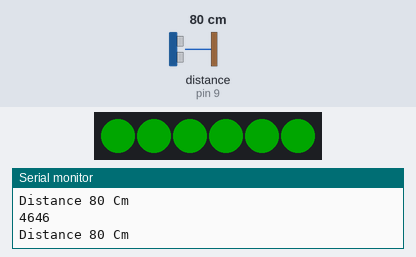
This sketch was run on a simulated Arduino Uno, built with avr-gcc and run on an emulated ATmega328P. Shown: 6 RGB LEDs in strip order, left to right, the last lines printed to the serial monitor. Wiring (inferred from the names in the program): ultrasonic range finder: trigger pin 8; echo pin 9. The test bench sets the inputs (shaded band); at power-on: distance to the obstacle (sensor on pin 9) 80 cm. The echo pulse lasts 58.3 µs per cm; dim RGB values are drawn brighter than linear.

Above: at 1.5 s.
1.6 s: distance to the obstacle (sensor on pin 9) set to 2 cm
At 3.7 s:
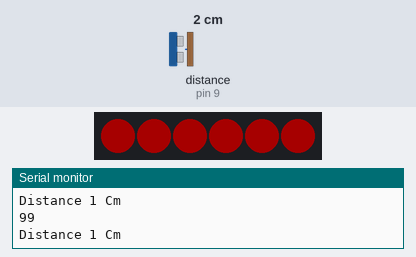
4.0 s: distance to the obstacle (sensor on pin 9) set to 60 cm
At 4.29 s:
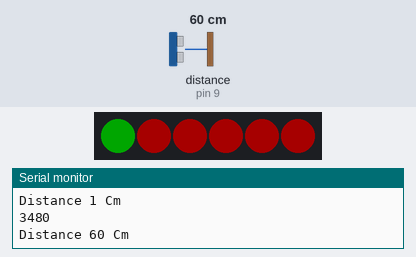
5.8 s: distance to the obstacle (sensor on pin 9) set to 4 cm
At 6.41 s:
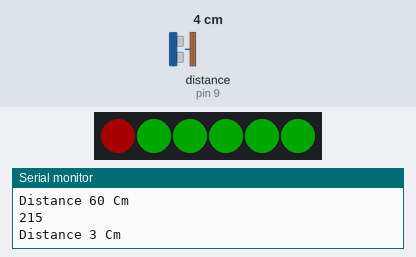
8.3 s: distance to the obstacle (sensor on pin 9) set to 120 cm
At 8.63 s:
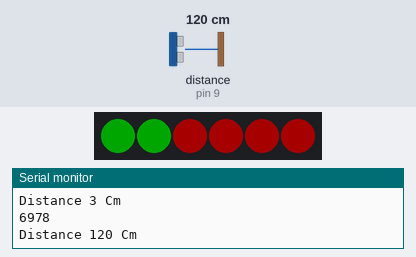
Timing chart, 0 to 11.3 s (numbered marks = the images above; inputs shaded):
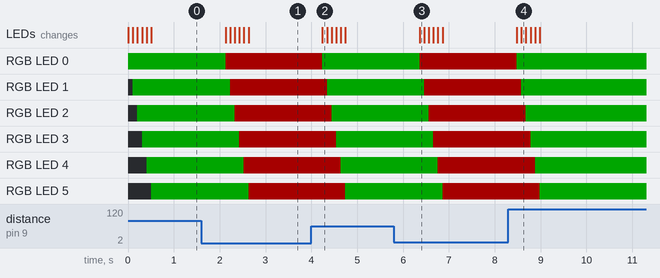

Measured:
- after the input at 1.6 s, RGB LED 0: RGB(0, 40, 0) → RGB(40, 0, 0) after 0.53 s; RGB LED 1: RGB(0, 40, 0) → RGB(40, 0, 0) after 0.63 s
- after the input at 4.0 s, RGB LED 0: RGB(40, 0, 0) → RGB(0, 40, 0) after 0.24 s; RGB LED 1: RGB(40, 0, 0) → RGB(0, 40, 0) after 0.34 s; RGB LED 2: RGB(40, 0, 0) → RGB(0, 40, 0) after 0.44 s; RGB LED 3: RGB(40, 0, 0) → RGB(0, 40, 0) after 0.54 s; RGB LED 4: RGB(40, 0, 0) → RGB(0, 40, 0) after 0.64 s; the LEDs: change after 0.24 s (image 2)
- after the input at 5.8 s, RGB LED 0: RGB(0, 40, 0) → RGB(40, 0, 0) after 0.56 s; RGB LED 1: RGB(0, 40, 0) → RGB(40, 0, 0) after 0.66 s; RGB LED 2: RGB(0, 40, 0) → RGB(40, 0, 0) after 0.76 s; RGB LED 3: RGB(0, 40, 0) → RGB(40, 0, 0) after 0.86 s; RGB LED 4: RGB(0, 40, 0) → RGB(40, 0, 0) after 0.96 s; the LEDs: change after 0.56 s (image 3)
- after the input at 8.3 s, RGB LED 0: RGB(40, 0, 0) → RGB(0, 40, 0) after 0.18 s; RGB LED 1: RGB(40, 0, 0) → RGB(0, 40, 0) after 0.28 s

The sketch:

HC04___ledstrip.ino
```cpp
#include <Adafruit_NeoPixel.h>                // appel de la bibliothèque
#define sortie 2                                //  Défini le pin de l'arduino sur lequel est branché la bande de led
#define nb_led 6                                //    Défini le nombre de led voulu sur la bande branché
#define PIN_TRIG  8                              // Défini le pin de l'arduino sur lequel est branché la broche Trig du module HC-04
#define PIN_ECHO  9                              // Défini le pin de l'arduino sur lequel est branché la broche Echo du module HC-04

Adafruit_NeoPixel module = Adafruit_NeoPixel(nb_led, sortie, NEO_GRB + NEO_KHZ800);  // création de l'objet module à utiliser pour controler la bande

long duration_hc, distance_hc;

void setup() {
  Serial.begin (9600);
  pinMode(PIN_TRIG, OUTPUT);
  pinMode(PIN_ECHO, INPUT);
  module.begin();

}

void loop() {

  mesureDistance();
  Serial.print("Distance ");
  Serial.print(distance_hc);
  Serial.println(" Cm ");

  if(distance_hc > 50){
    Vert();

  }

  else{
  Rouge();
  }

}

void Vert(){ // Fonction crée pour afficher Rouge
  for(int i=0;i<7;i++)  // Premier Led
  {
    module.setPixelColor(i,0,255,0);  //(i,Rouge,Vert,Bleu)
    module.setBrightness(40);
    module.show();
    delay (100);
  }
}
void Rouge(){ // Fonction crée pour afficher Rouge
  for(int i=0;i<7;i++)  // Premier Led
  {
    module.setPixelColor(i,255,0,0);  //(i,Rouge,Vert,Bleu)
    module.show();
    delay (100);
  }
}
void mesureDistance(){
  digitalWrite(PIN_TRIG, LOW);
  delayMicroseconds(2);
  digitalWrite(PIN_TRIG, HIGH);
  delayMicroseconds(10);
  digitalWrite(PIN_TRIG, LOW);
  duration_hc = pulseIn(PIN_ECHO, HIGH);
  Serial.println(duration_hc);
  distance_hc = duration_hc / 58;
}
```
